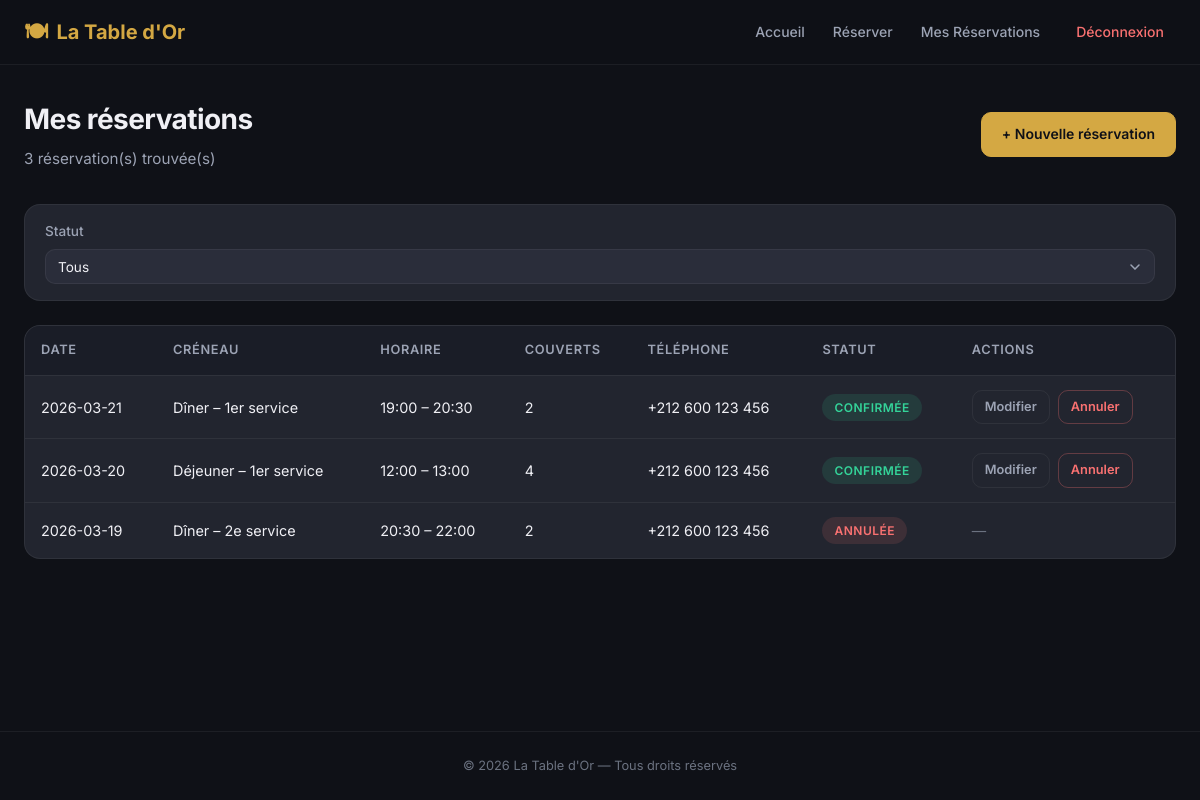
Page /reservations/index.php (signed in) on the committed database.
### tables this page shows
CREATE TABLE reservations (
  id         INT UNSIGNED AUTO_INCREMENT PRIMARY KEY,
  user_id    INT UNSIGNED NOT NULL,
  slot_id    INT UNSIGNED NOT NULL,
  date       DATE NOT NULL,
  guests     TINYINT UNSIGNED NOT NULL,
  phone      VARCHAR(30) NOT NULL,
  notes      TEXT,
  status     ENUM('CONFIRMED','CANCELLED') NOT NULL DEFAULT 'CONFIRMED',
  created_at TIMESTAMP NOT NULL DEFAULT CURRENT_TIMESTAMP,
  updated_at TIMESTAMP NOT NULL DEFAULT CURRENT_TIMESTAMP ON UPDATE CURRENT_TIMESTAMP,
  FOREIGN KEY (user_id) REFERENCES users(id)      ON DELETE CASCADE,
  FOREIGN KEY (slot_id) REFERENCES time_slots(id)  ON DELETE RESTRICT
);

CREATE TABLE time_slots (
  id           INT UNSIGNED AUTO_INCREMENT PRIMARY KEY,
  label        VARCHAR(80) NOT NULL,
  start_time   TIME NOT NULL,
  end_time     TIME NOT NULL,
  capacity_max INT UNSIGNED NOT NULL DEFAULT 30,
  is_active    TINYINT(1) NOT NULL DEFAULT 1
);

### src/helpers/auth.php (called while the page is built, shortened)
<?php
function currentUserId(): int {
    return (int)($_SESSION['user_id'] ?? 0);
}

### src/helpers/security.php (called while the page is built, shortened)
<?php
function h(string $value): string {
    return htmlspecialchars($value, ENT_QUOTES | ENT_SUBSTITUTE, 'UTF-8');
}

### reservations/index.php (the view, shortened to what this page needs)
<?php
require_once __DIR__ . '/../src/helpers/auth.php';
require_once __DIR__ . '/../src/helpers/security.php';
$db     = getDB();
$userId = currentUserId();
$sql    = 'SELECT r.*, ts.label AS slot_label, ts.start_time, ts.end_time
           FROM reservations r
           JOIN time_slots ts ON ts.id = r.slot_id
           WHERE r.user_id = ?';
$params = [$userId];
$types  = 'i';
$sql .= ' ORDER BY r.date DESC, ts.start_time ASC';
$stmt = $db->prepare($sql);
$stmt->bind_param($types, ...$params);
$stmt->execute();
$reservations = $stmt->get_result()->fetch_all(MYSQLI_ASSOC);
include __DIR__ . '/../src/templates/header.php';
?>
<div class="page-header page-header-actions">
  <div>
    <h1>Mes réservations</h1>
    <p><?= count($reservations) ?> réservation(s) trouvée(s)</p>
  </div>
  <a href="/restaurant_booking/reservations/create.php" class="btn btn-primary">+ Nouvelle réservation</a>
</div>
<form class="filter-bar" id="filterBar" method="GET">
  <div class="form-group">
    <label for="status">Statut</label>
    <select id="status" name="status" onchange="this.form.submit()">
      <option value="">Tous</option>
    </select>
  </div>
</form>
<?php if (empty($reservations)): ?>
<div class="empty-state">
  <div class="empty-icon">📭</div>
  <h3>Aucune réservation</h3>
  <p>Vous n'avez pas encore de réservation.</p>
  <a href="/restaurant_booking/reservations/create.php" class="btn btn-primary">Réserver maintenant</a>
</div>
<?php else: ?>
<div class="table-wrapper">
  <table>
    <thead>
      <tr>
        <th>Date</th>
        <th>Créneau</th>
        <th>Horaire</th>
        <th>Couverts</th>
        <th>Téléphone</th>
        <th>Statut</th>
        <th>Actions</th>
      </tr>
    </thead>
    <tbody>
      <?php foreach ($reservations as $r): ?>
      <tr class="list-item">
        <td><?= h($r['date']) ?></td>
        <td><?= h($r['slot_label']) ?></td>
        <td><?= h(substr($r['start_time'],0,5)) ?> – <?= h(substr($r['end_time'],0,5)) ?></td>
        <td><?= (int)$r['guests'] ?></td>
        <td><?= h($r['phone']) ?></td>
        <td>
          <?php if ($r['status'] === 'CONFIRMED'): ?>
            <span class="badge badge-confirmed">Confirmée</span>
          <?php else: ?>
            <span class="badge badge-cancelled">Annulée</span>
          <?php endif; ?>
        </td>
        <td>
          <?php if ($r['status'] === 'CONFIRMED'): ?>
          <div class="gap-row">
            <a href="/restaurant_booking/reservations/edit.php?id=<?= (int)$r['id'] ?>" class="btn btn-sm btn-secondary">Modifier</a>
            <a href="/restaurant_booking/reservations/cancel.php?id=<?= (int)$r['id'] ?>" class="btn btn-sm btn-danger">Annuler</a>
          </div>
          <?php else: ?>
            <span style="color: var(--text-muted);">—</span>
          <?php endif; ?>
        </td>
      </tr>
      <?php endforeach; ?>
    </tbody>
  </table>
</div>
<?php endif; ?>
<?php include __DIR__ . '/../src/templates/footer.php'; ?>

### rows in the picture
reservations: date "2026-03-21", slot.label "Dîner – 1er service", slot.start_time "19:00", slot.end_time "20:30", guests "2", phone "+212 600 123 456", status "CONFIRMÉE"
reservations: date "2026-03-20", slot.label "Déjeuner – 1er service", slot.start_time "12:00", slot.end_time "13:00", guests "4", phone "+212 600 123 456", status "CONFIRMÉE"
reservations: date "2026-03-19", slot.label "Dîner – 2e service", slot.start_time "20:30", slot.end_time "22:00", guests "2", phone "+212 600 123 456", status "ANNULÉE"

### other values in the picture
count($reservations) "3"
